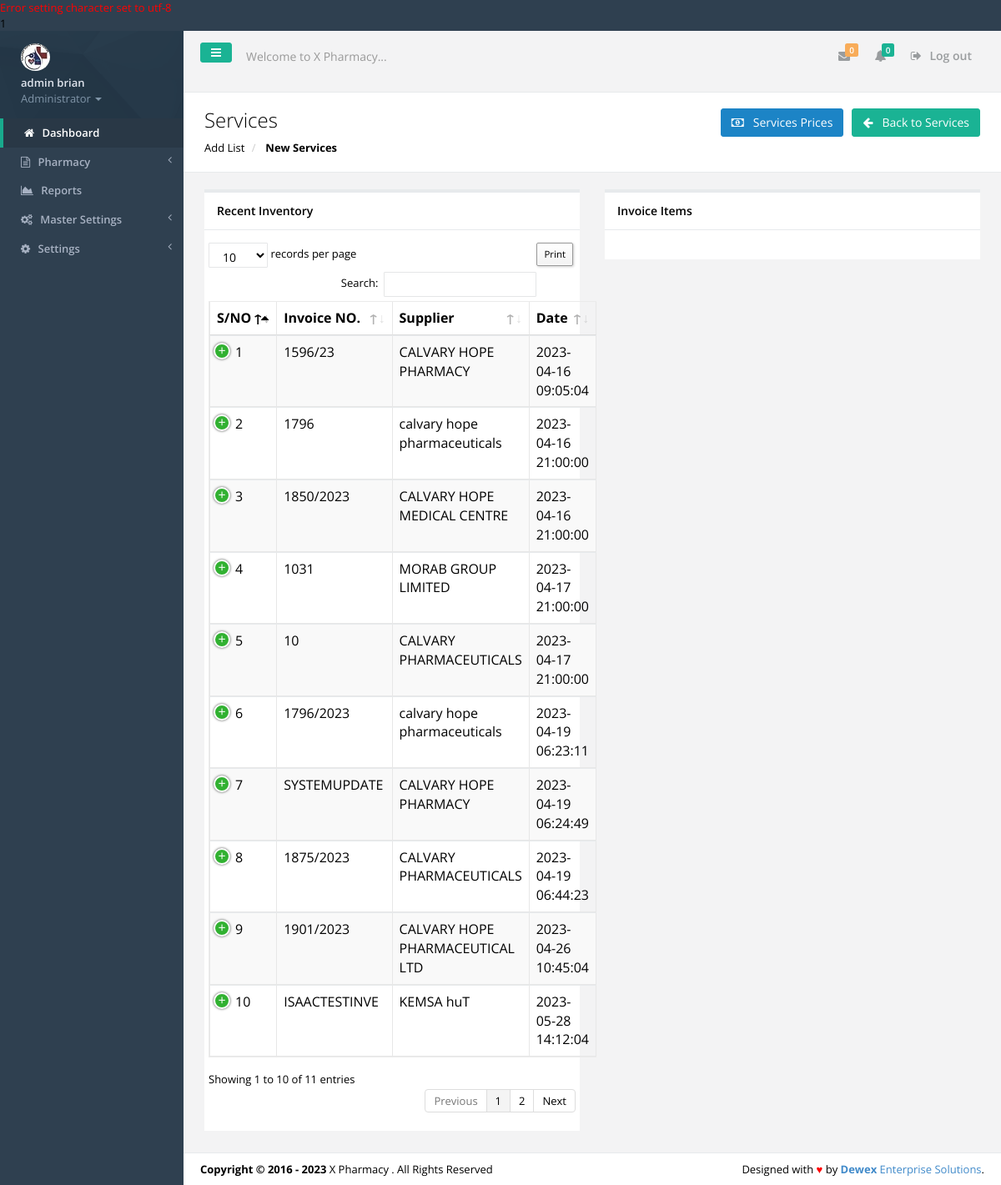
The page /inventory.php (signed in) on the database its author committed.
### tables this page shows
CREATE TABLE IF NOT EXISTS `tbl_users` (
  `id` int(11) NOT NULL,
  `f_name` varchar(30) NOT NULL,
  `s_name` varchar(30) NOT NULL,
  `id_no` varchar(30) NOT NULL,
  `email` varchar(30) NOT NULL,
  `phone` varchar(15) NOT NULL,
  `password` varchar(200) NOT NULL,
  `user_l` varchar(50) NOT NULL,
  `profile_image` varchar(45) NOT NULL,
  `active` varchar(30) NOT NULL
);

CREATE TABLE IF NOT EXISTS `tbl_settings` (
  `settings_id` int(11) NOT NULL,
  `slogan` varchar(100) NOT NULL,
  `l_status` varchar(10) NOT NULL,
  `system_name` varchar(30) NOT NULL,
  `campaigner_name` varchar(30) NOT NULL,
  `campaigner_short_name` varchar(30) NOT NULL,
  `campaign_location` varchar(30) NOT NULL,
  `seat` varchar(30) NOT NULL,
  `inst_date` varchar(15) NOT NULL,
  `photo` varchar(30) NOT NULL,
  `photo_size` varchar(10) NOT NULL,
  `photo_type` varchar(20) NOT NULL,
  `custom_reply_msg` varchar(500) NOT NULL,
  `address` varchar(50) NOT NULL,
  `phone` varchar(30) NOT NULL,
  `email` varchar(30) NOT NULL
);

CREATE TABLE IF NOT EXISTS `tbl_inventory` (
  `inve_id` int(11) NOT NULL,
  `inve_drugcode` varchar(30) NOT NULL,
  `inve_drugname` varchar(255) NOT NULL,
  `inve_qty` varchar(100) NOT NULL,
  `inve_purchaseprice` decimal(19,2) DEFAULT NULL,
  `inve_time` timestamp NOT NULL DEFAULT CURRENT_TIMESTAMP ON UPDATE CURRENT_TIMESTAMP,
  `inve_batchno` varchar(30) NOT NULL,
  `inve_expirydate` varchar(30) NOT NULL,
  `inve_invoiceno` varchar(30) NOT NULL,
  `supplierid` varchar(55) NOT NULL
);

### includes/authenticate.php (called while the page is built, shortened)
<?php
require_once 'inc/auth.php';
$signedemail = $_SESSION['email'];
$adminDetails = mysqli_query($dbconnect,"SELECT * FROM tbl_users WHERE email='$signedemail'");
$dd = mysqli_fetch_assoc($adminDetails);
$sfname = $dd['f_name'];
$ssname = $dd['s_name'];
$user_l = $dd['user_l'];
?>

### inc/auth.php (called while the page is built, shortened)
<?php
include('config.php');
$dbhost = "localhost";
$dbuser = "root";
$dbpass = "";
$dbname = "hms_pharmacy_module";
$dbconnect = new mysqli($dbhost, $dbuser, $dbpass, $dbname);
$get_system_settings = mysqli_query($dbconnect,"SELECT * FROM tbl_settings LIMIT 1");
$smartC = mysqli_fetch_array($get_system_settings);
$smart_name = $smartC['system_name'];
?>

### inventory.php (the view, shortened to what this page needs)
<?php include('includes/authenticate.php');
	?>
<!DOCTYPE html>
<html>
<head>
    <?php include('includes/meta.php');?>
    <link href="css/plugins/dataTables/dataTables.bootstrap.css" rel="stylesheet">
    <link href="css/plugins/dataTables/dataTables.responsive.css" rel="stylesheet">
    <link href="css/plugins/dataTables/dataTables.tableTools.min.css" rel="stylesheet">
</head>
<body>
    <div id="wrapper">
	<?php include('includes/sidebar.php');?>
        <div id="page-wrapper" class="gray-bg">
        <div class="row border-bottom">
			<?php include('includes/top-nav.php'); ?>
        </div>
		<div class="row wrapper border-bottom white-bg page-heading">
			<div class="col-lg-7">
				<h2>Services</h2>
				<ol class="breadcrumb">
					<li>
						<a href="Services.php"> Add List</a>
					</li>
					<li class="active">
						<strong>New Services</strong>
					</li>
				</ol>
			</div>
				<div class="col-lg-5">
				<p class="pull-right"><br>
				<span><a href="Services.php"><button class="btn btn-success" type="button"><i class="fa fa-money"></i>&nbsp;&nbsp;<span class="bold"> Services Prices</span></button></a></span> &nbsp; <span><a href="Services.php"><button class="btn btn-primary" type="button"><i class="fa fa-arrow-left"></i>&nbsp;&nbsp;<span class="bold"> Back to Services</span></button></a></span>
				</p>
				</div>
		</div>
        <div class="wrapper wrapper-content">
                <div class="row">
					<div class="col-lg-6">
						<div class="ibox float-e-margins">
                        <div class="ibox-title">
                            <h5>Recent Inventory </h5>
						</div>
                        <div class="ibox-content">
                           <div class="row">
                           <table class="table table-striped table-bordered table-hover dataTables-example" >
								<thead>
								<tr>
									<th>S/NO </th>
									<th>Invoice NO.</th>
									<th>Supplier</th>
									<th>Date </th>
								</tr>
								</thead>
								<tbody>
								<?php
								$No = 0;
								$getcountyname =mysqli_query($dbconnect,"SELECT * FROM `tbl_inventory` GROUP BY `inve_invoiceno` ORDER BY `inve_time`");
								while($gcn = mysqli_fetch_array($getcountyname)){
									$No=$No+1;
									$inve_invoiceno = $gcn['inve_invoiceno'];
									$supplierid = $gcn['supplierid'];
									$inve_time = $gcn['inve_time'];
								?>	<td><?php echo $No; ?></td>
									<td><?php echo $inve_invoiceno; ?></td>
									<td><?php echo $supplierid; ?></td>
									<td><?php echo $inve_time; ?></td>
								<?php
								}
								?>
								</tbody>
								</table>
							</div>
						</div>
					 </div>
					</div>
					<div class="col-lg-6">
						<div class="ibox float-e-margins">
                        <div class="ibox-title">
                            <h5>Invoice Items</h5>
						</div>
                        <div class="ibox-content">
						</div>
					 </div>
					</div>
			</div>
        </div>
		<?php include 'includes/footer.php'?>
        </div>
    </div>
</body>
</html>

### includes/sidebar.php (shortened to what this page needs)
<nav class="navbar-default navbar-static-side" role="navigation">
            <div class="sidebar-collapse">
                <ul class="nav" id="side-menu">
                    <li class="nav-header">
                        <div class="dropdown profile-element"> <span>
                            <img alt="image" class="img-circle" src="img/profile_small.jpg" />
                             </span>
                            <a data-toggle="dropdown" class="dropdown-toggle" href="#">
                            <span class="clear"> <span class="block m-t-xs"> <strong class="font-bold"><?php echo "$sfname $ssname";?></strong>
                             </span> <span class="text-muted text-xs block">Administrator <b class="caret"></b></span> </span> </a>
                        </div>
                    </li>
                    <li class="active">
                        <a href="index.php"><i class="fa fa-home"></i> <span class="nav-label">Dashboard</span></a>
                    </li>
					<?php
					if($user_l=='PHARMACY'||$user_l=='ADMINISTRATOR'){
					?>
					<li>
                        <a href="#"><i class="fa fa-file-text-o"></i> <span class="nav-label">Pharmacy </span><span class="fa arrow"></span></a>
                    </li>
					<?php
					}
					if($user_l=='ADMINISTRATOR'){
					?>
					 <li>
                        <a href="reports.php"><i class="fa fa-area-chart"></i> <span class="nav-label">Reports</a>
                    </li>
                    <li>
                        <a href="#"><i class="fa fa-cogs"></i> <span class="nav-label">Master Settings</span><span class="fa arrow"></span></a>
                    </li>
                    <li>
                        <a href="#"><i class="fa fa-gear"></i> <span class="nav-label"> Settings</span><span class="fa arrow"></span></a>
                    </li>
					<?php
					}
					?>
                </ul>
            </div>
        </nav>

### includes/top-nav.php (shortened to what this page needs)
<nav class="navbar navbar-static-top" role="navigation" style="margin-bottom: 0">
        <div class="navbar-header">
            <a class="navbar-minimalize minimalize-styl-2 btn btn-primary " href="#"><i class="fa fa-bars"></i> </a>
            <form role="search" class="navbar-form-custom" method="post" action="search_results.html">
                <div class="form-group">
                    <input type="text" placeholder="Welcome to <?php echo $smart_name; ?>..." class="form-control" name="top-search" id="top-search">
                </div>
            </form>
        </div>
            <ul class="nav navbar-top-links navbar-right">
                <li>
                    <a class="count-info" tooltip="Unread" href="#">
                        <i class="fa fa-envelope"></i>  <span class="label label-warning">0</span>
                    </a>
                </li>
                <li>
                    <a class="count-info" data-toggle="dropdowhn" tooltip="Marked Important" href="#">
                        <i class="fa fa-bell"></i>  <span class="label label-primary">0</span>
                    </a>
                 </li>
				<li>
                    <a href="logout.php?logout">
                        <i class="fa fa-sign-out"></i> Log out
                    </a>
                </li>
            </ul>
	</nav>

### includes/footer.php
<div class="footer">
    <div class="pull-right">
        Designed with <span style="color:red">&hearts;</span> by <a href="mailto: isaacwex@gmail.com tel:0729522550" target="_blank" title="We're Dewex Enterprise Solutions" target="_blank" rel="dofollow"><strong>Dewex</strong> Enterprise Solutions</a>.
    </div>
    <div>
        <strong>Copyright &copy; 2016 - <?php echo date('Y'); ?></strong> <?php echo $smart_name; ?> . All Rights Reserved
    </div>
</div>

### rows shown on the page
tbl_users: f_name "admin", s_name "brian"
tbl_settings: top-search "Welcome to X Pharmacy...", system_name "X Pharmacy"
tbl_inventory: inve_invoiceno "1596/23", supplierid "CALVARY HOPE PHARMACY", inve_time "2023-04-16 09:05:04"
tbl_inventory: inve_invoiceno "1796", supplierid "calvary hope pharmaceuticals", inve_time "2023-04-16 21:00:00"
tbl_inventory: inve_invoiceno "1850/2023", supplierid "CALVARY HOPE MEDICAL CENTRE", inve_time "2023-04-16 21:00:00"
tbl_inventory: inve_invoiceno "1031", supplierid "MORAB GROUP LIMITED", inve_time "2023-04-17 21:00:00"
tbl_inventory: inve_invoiceno "10", supplierid "CALVARY PHARMACEUTICALS", inve_time "2023-04-17 21:00:00"
tbl_inventory: inve_invoiceno "1796/2023", supplierid "calvary hope pharmaceuticals", inve_time "2023-04-19 06:23:11"
tbl_inventory: inve_invoiceno "SYSTEMUPDATE", supplierid "CALVARY HOPE PHARMACY", inve_time "2023-04-19 06:24:49"
tbl_inventory: inve_invoiceno "1875/2023", supplierid "CALVARY PHARMACEUTICALS", inve_time "2023-04-19 06:44:23"
tbl_inventory: inve_invoiceno "1901/2023", supplierid "CALVARY HOPE PHARMACEUTICAL LTD", inve_time "2023-04-26 10:45:04"
tbl_inventory: inve_invoiceno "ISAACTESTINVE", supplierid "KEMSA huT", inve_time "2023-05-28 14:12:04"

### other values the page prints
$dbconnect->error() "1"
